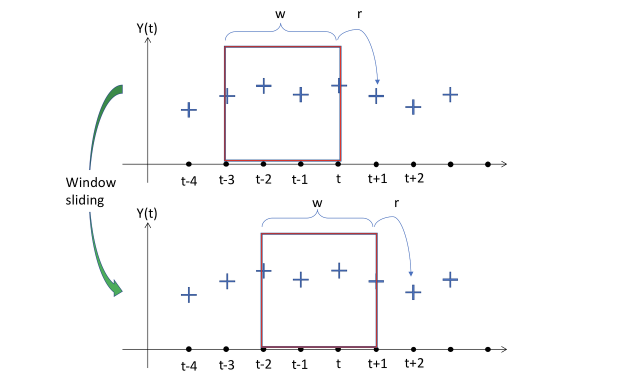
#> input picture AnomalyDetection/220907/다운로드.png, 1280 x 783 px (shown at 1/2 size)
$ jupyter execute --allow-errors 'ML Approaches for Time Series.ipynb'
#> lines starting #> are read from the running program, lines starting #| are printed output that depends on the picture
https://diane-space.tistory.com/316

##### [시계열] ML Approaches for Time Series

- 노이즈에서 크게 벗어난 큰 ‘ 피크 ‘또는 ‘ 높은 데이터 포인트 ‘

    - 피크의 폭은 미리 결정될 수 없음
    - 피크의 높이가 다른 값과 명확하고 크게 벗어남
    - 사용 된 알고리즘은 실시간을 계산 (따라서 새로운 데이터 포인트마다 변경)
    => 신호를 트리거하는 경계 값을 구성

### 1️⃣ 주어진 현재 값을 예측 값으로 고려

#### 1. 데이터 생성, 창(windows) 과 기초 모델(baseline model)

[cell 1]
import numpy as np
import pandas as pd
import matplotlib.pyplot as plt
import copy as cp
import cv2
from PIL import Image

- 3개의 랜덤 변수인 x1,x2,x3의 합성 데이터
- 변수들의 일부 시차들의 선형 조합에 약간의 노이즈를 추가한 반응 변수y

[cell 2]
N = 600

t = np.arange(0, N, 1).reshape(-1,1)
# 각 숫자에다가 랜덤 오차항을 더함
t = np.array([t[i] + np.random.rand(1)/4 for i in range(len(t)) ])
# 각 숫자에다가 랜덤 오차항을 뺌
t = np.array([t[i] - np.random.rand(1)/7 for i in range(len(t)) ])
t = np.array(np.round(t,2))

- 데이터에 높은 비 선형성을 유도할 목적으로 지수연산자와 로그연산자를 포함

[cell 3]
x1 = np.round((np.random.random(N) * 5).reshape(-1,1),2)
x2 = np.round((np.random.random(N) * 5).reshape(-1,1),2)
x3 = np.round((np.random.random(N) * 5).reshape(-1,1),2)

n = np.round((np.random.random(N)*2).reshape(-1,1),2)

y = np.array([((np.log(np.abs(2 + x1[t]))  - x2[t-1]**2) +
               0.02 * x3[t-3]*np.exp(x1[t-1])) for t in range(len(t))])

y = np.round(y+n ,2 )

[cell 4]
fig, (ax1,ax2) = plt.subplots(nrows=2)
fig.set_size_inches(30,14)

ax1.plot(y, marker = "o") # 600일간 데이터
ax2.plot(y[:100], marker = "o") # 100일간 데이터
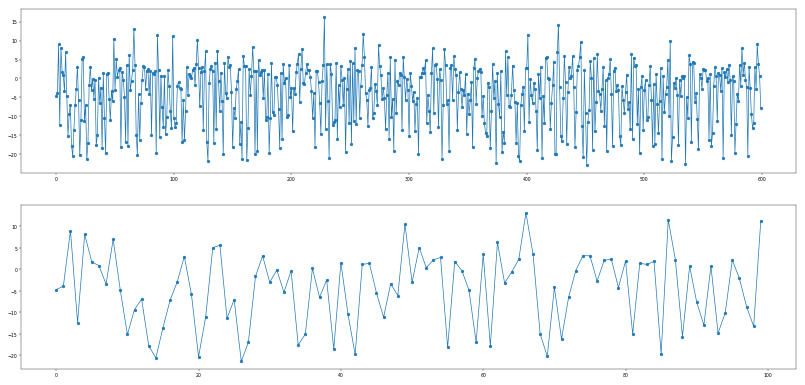
#> figure drawn by matplotlib, 2 panels; panel 1: curve peaks at x = 228, y = 16.34; panel 2: curve peaks at x = 66, y = 13.17

- 반응변수 y 함수는 직접적으로 주어진 지점에서 그들의 값 뿐만 아니라 독립 변수의 시차에 연관 (correlated)

#### 2. 창 windows 형성
- 모든 모델들이 따르는 접근은 정확한 예측을 달성하기 위해 우리가 가지고 있는 정보를 과거로부터 주어진 시점에서 가능한 가장 완전한 정보를 모델에 제공하는 고정된 창(windows) 으로 재구성
- 반응 변수 자체의 이전 값을 독립 변수로 제공하는 것이 모형에 어떤 영향을 미치는지 확인

- w 크기로 선택된 (그리고 고정된) 창
    - 이 경우에는 창의 크기가 4
    - 모델이 t+1 지점에서의 예측을 통해 창에 포함된 정보를 매핑
- 반응의 크기는 r 이 있는데, 우리는 과거에 몇가지 타임 스텝을 예측
    - many-to-many 관계

[cell 5]
img = Image.open('다운로드.png') # 이미지 파일명 또는 파일 위치
#> img is the input picture: PIL image 1280x783 RGB; mean R, G, B 250.6, 250.5, 251
img = img.resize((700, 400))
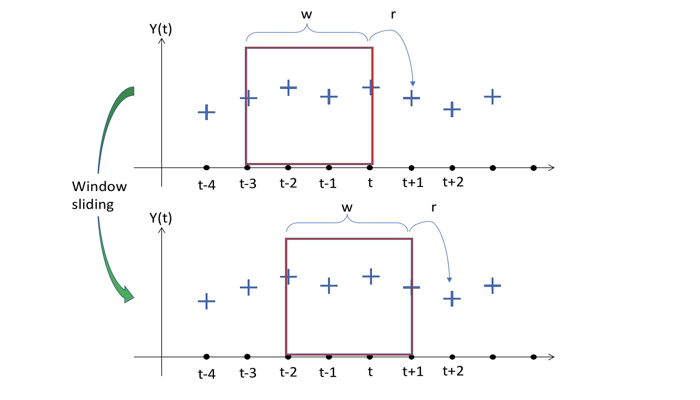
#> img: PIL image 700x400 RGB; mean R, G, B 250.5, 250.4, 250.9
img

- Sliding Window 의 효과를 확인
    - 모델이 매핑함수를 찾기위해 갖게되는 input과 output의 다음 짝은 window를 한 스텝 미래로 움직임

[cell 6]
dataset = pd.DataFrame(np.concatenate((t,x1,x2,x3,y), axis=1),
                       columns = ['t','x1','x2','x30','y'])
dataset[:7]

- 관찰 사이의 경과시간이 얼마인지

[cell 7]
deltaT = np.array([(dataset.t[i+1] - dataset.t[i]) for i in range(len(dataset)-1)])
deltaT = np.concatenate( (np.array([0]), deltaT))
deltaT[:7]

- 함수가 하는 것은 window 안에 포함되어있는 모든 정보를 압축 (flatten) 하는 것
    - W window 내의 모든 값이며, 예측을 원하는 시간의 타임스탬프

- 새로운 예측치로 반응변 수의 이전의 값을 포함하고 있는 지에 따라 의존

- l=n−(w+r)+1개의 windows
    - Y(0) 의 첫번째 값에 대한 이전 정보가 없기 때문에 첫번째 행이 손실

- 모든 시차들은 모델의 새로운 예측치로 행동합니다 ( 이 시각화에서 Y의 이전 값이 포함되지 않았지만, 같은 값을 Xi 로 따름)
    - (경과한) 타임스탬프는 여기서 우리가 원하는 예측값이 ∆t(4)가 되길 원할 것이며, 그에 따르는 예측에 대한 값이 Y(4)가 되야함
    - 모든 첫번째  ∆t(0) 가 0으로 초기화된다    ====> 모든 window를 같은 범위로 표준화 하기를 원하기 때문

[cell 8]
dataset.insert(1,'∆t',deltaT)
dataset.head(3)

- 파라미터를 변화하면서 다른 windows를 구성하는 객체

[cell 9]
class WindowSlider(object):
    def __init__(self, window_size = 5):
        """
        Window Slider object
        ====================
        w: window_size - number of time steps to look back
        o: offset between last reading and temperature
        r: response_size - number of time steps to predict
        l: maximum length to slide - (#obeservation - w)
        p: final predictors - (# predictors *w)
        """
        self.w = window_size
        self.o = 0
        self.r = 1
        self.l = 0
        self.p = 0
        self.names = []

    def re_init(self, arr):
        """
        Helper function to initializate to 0 a vector
        """
        arr = np.cumsum(arr)
        return arr - arr[0]

    def collect_windows(self, X, window_size = 5, offset = 0, previous_y = False):
        """
        Input: X is the input matrix, each column is a variable
        Returns : different mappings window-output
        """
#> called with window_size = 5, offset = 0, previous_y = False
        cols = len(list(X))-1
        N = len(X)

        self.o = offset
        self.w = window_size
        self.l = N - (self.w + self.r) + 1
        if not previous_y:
            self.p = cols * self.w
        if previous_y:
            self.p = (cols +1) * self.w

        # Create the names of the variables in the window
        # Check first if we need to create that for the response itself
        if previous_y:
            x = cp.deepcopy(X)
        if not previous_y:
            x = X.drop(X.columns[-1], axis=1)

        for j , col in enumerate(list(x)):
            for i in range(self.w):
                name = col + ("(%d)" % (i+1))
                self.names.append(name)

        # Incorporate the timestampes where we want to predict
        for k in range(self.r):
            name = "∆t" + ("(%d)" % (self.w + k +1))
            self.names.append(name)

        self.names.append("Y")

        df = pd.DataFrame(np.zeros(shape = (self.l, (self.p + self.r +1))),
                         columns = self.names)

        # Populate by rows in the new dataframe
        for i in range(self.l):
            slices = np.array([])

            # Flatten the lags of predictors
            for p in range(x.shape[1]):
                line = X.values[i:self.w+i,p]
                # Reinitialization at every window for ∆T
                if p == 0:
                    line = self.re_init(line)

                # Concatenate the lines in one slice
                slices = np.concatenate((slices,line))

            # Incorporate the timestamps where we want to predict
            line = np.array([self.re_init(X.values[i:i+self.w +self.r,0])[-1]])
            y = np.array(X.values[self.w + i + self.r -1, -1]).reshape(1,)
            slices = np.concatenate((slices,line,y))

            # Incorporate the slice to the cake (df)
            df.iloc[i,:] = slices

        return df

- Windows 생성
    - 모든 예측치, 남은 변수들의 과거 타임 스텝의 기록(window_length) 과  ∆t 의 누적 합을 어떻게 windows가 가져옴

[cell 10]
trainset = dataset[:400]
testset = dataset[400:]

[cell 11]
w = 5

train_constructor = WindowSlider()
train_windows = train_constructor.collect_windows(trainset.iloc[:,1:],
                                                 previous_y = False)

test_constructor = WindowSlider()
test_windows = test_constructor.collect_windows(testset.iloc[:,1:],
                                                 previous_y = False)

train_constructor_y_inc = WindowSlider()
train_windows_y_inc = train_constructor_y_inc.collect_windows(trainset.iloc[:,1:],
                                                             previous_y = True)

test_constructor_y_inc = WindowSlider()
test_windows_y_inc = test_constructor_y_inc.collect_windows(testset.iloc[:,1:],
                                                             previous_y = True)

train_windows.head(3)

[cell 12]
test_windows.head(3)

- 예측치(prediction) = 현재(current)
- 타임스탬프의 예측으로 마지막 값(각 예측 지점에서 현재 값)을 주는 간단한 모델

[cell 13]
# ________________ Y_pred = current Y ________________

bl_trainset = cp.deepcopy(trainset)
bl_testset = cp.deepcopy(testset)

bl_train_y = pd.DataFrame(bl_trainset['y'])
bl_train_y_pred = bl_train_y.shift(periods = 1)

bl_y = pd.DataFrame(bl_testset['y'])
bl_y_pred = bl_y.shift(periods = 1)

bl_residuals = bl_y_pred - bl_y
bl_rmse = np.sqrt(np.sum(np.power(bl_residuals,2)) / len(bl_residuals))
print("RMSE = %.2f" % bl_rmse)
print("Time to train  = 0 secconds")

[cell 14]
fig, ax1  = plt.subplots(nrows=1)
fig.set_size_inches(40,10)


ax1.plot(bl_y, marker = "o" , label = "actual") # 100일간 데이터
ax1.plot(bl_y_pred, marker = "o", label = "predict") # 100일간 데이터
ax1.legend(prop={'size':30})
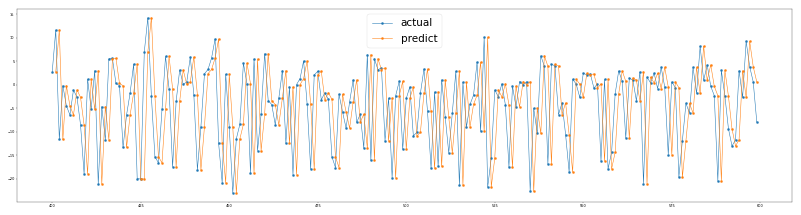
#> figure drawn by matplotlib, 1 panel; curve peaks at x = 427, y = 14.22

### 2️⃣ 다중 선형 회귀 (Multiple Linear Regression)

[cell 15]
# ______________ MULTIPLE LINEAR REGRESSION ______________ #

import sklearn
from sklearn.linear_model import LinearRegression
import time

lr_model = LinearRegression()
lr_model.fit(trainset.iloc[:,:-1], trainset.iloc[:,-1])

t0 = time.time()
lr_y = testset["y"].values
lr_y_fit = lr_model.predict(trainset.iloc[:,:-1])
lr_y_pred = lr_model.predict(testset.iloc[:,:-1])
tF = time.time()

lr_residuals = lr_y_pred - lr_y
lr_rmse = np.sqrt(np.sum(np.power(lr_residuals,2))/len(lr_residuals))
print("RMSE = %.2f" % lr_rmse)
print("Time to train = %.2f seconds" % (tF-t0))

[cell 16]
fig, ax1  = plt.subplots(nrows=1)
fig.set_size_inches(40,10)


ax1.plot(lr_y, marker = "o" , label = "actual") # 100일간 데이터
ax1.plot(lr_y_pred, marker = "o", label = "predict") # 100일간 데이터
ax1.legend(prop={'size':30})
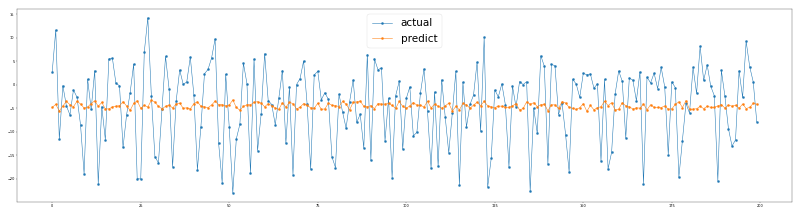
#> figure drawn by matplotlib, 1 panel; curve peaks at x = 27, y = 14.22; curve peaks at x = 51, y = -3.26

- 다중 선형 회귀 모형이 얼마나 반응 변수의 동작을 포착하지 못하는지 확인 가능
    - 반응변수와 독립변수 간의 비- 선형 관계 때문

- 주어진 시간에 반응변수에게 영향을 미치는 것은 변수들간의 시차
    - 이 관계를 매핑할 수 없는 모형에 대해 서로 다른 행에 값(values)들이 있음

### 3️⃣ Windows를 가진 다중 선형 회귀 ( MLR with the Windows)

[cell 17]
# ___________ MULTIPLE LINEAR REGRESSION ON WINDOWS ___________

lr_model = LinearRegression()
lr_model.fit(train_windows.iloc[:,:-1], train_windows.iloc[:,-1])

t0 = time.time()
lr_y = test_windows['Y'].values
lr_y_fit = lr_model.predict(train_windows.iloc[:,:-1])
lr_y_pred = lr_model.predict(test_windows.iloc[:,:-1])
tF = time.time()

lr_residuals = lr_y_pred - lr_y
lr_rmse = np.sqrt(np.sum(np.power(lr_residuals,2))/ len(lr_residuals))
print("RMSE = %.2f" %lr_rmse)
print("Time to Train = %.2f seconds" % (tF-t0))

[cell 18]
fig, ax1  = plt.subplots(nrows=1)
fig.set_size_inches(40,10)


ax1.plot(lr_y, marker = "o" , label = "actual") # 100일간 데이터
ax1.plot(lr_y_pred, marker = "o" , label = "predict") # 100일간 데이터
ax1.legend(prop={'size':30})
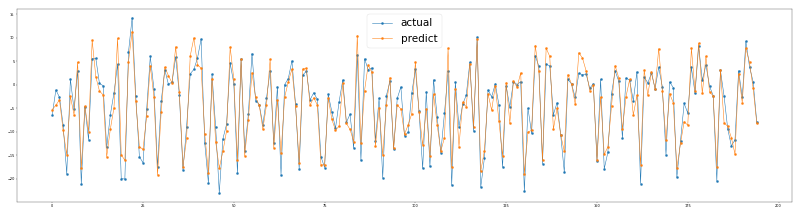
#> figure drawn by matplotlib, 1 panel; curve peaks at x = 22, y = 14.22; curve peaks at x = 22, y = 11.27
